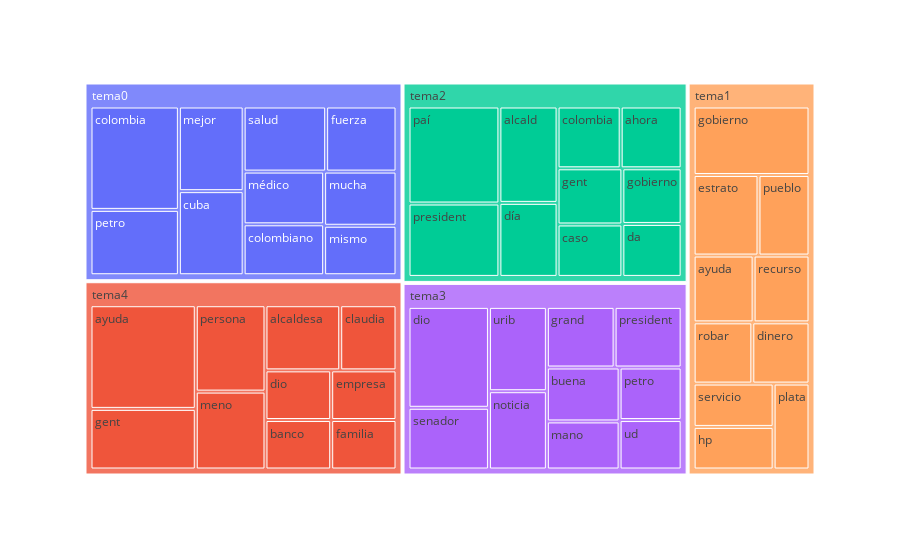

The code cell stored with this chart in its notebook:
### Code cell
fig = px.treemap(nuevo_df, path=['temas', 'valores'], values='pesos')
fig.show()

### Figure 1 — Plotly figure (JSON) as saved in the notebook; plotly's stock layout.template omitted (floating-point values rounded to 4 significant figures)
{"data": [{"branchvalues": "total", "domain": {"x": [0, 1], "y": [0, 1]}, "hovertemplate": "labels=%{label}<br>pesos=%{value}<br>parent=%{parent}<br>id=%{id}<extra></extra>", "ids": ["tema2/ahora", "tema2/alcald", "tema4/alcaldesa", "tema1/ayuda", "tema4/ayuda", "tema4/banco", "tema3/buena", "tema2/caso", "tema4/claudia", "tema0/colombia", "tema2/colombia", "tema0/colombiano", "tema0/cuba", "tema2/da", "tema1/dinero", "tema3/dio", "tema4/dio", "tema2/día", "tema4/empresa", "tema1/estrato", "tema4/familia", "tema0/fuerza", "tema2/gent", "tema4/gent", "tema1/gobierno", "tema2/gobierno", "tema3/grand", "tema1/hp", "tema3/mano", "tema0/mejor", "tema4/meno", "tema0/mismo", "tema0/mucha", "tema0/médico", "tema3/noticia", "tema2/paí", "tema4/persona", "tema0/petro", "tema3/petro", "tema1/plata", "tema2/president", "tema3/president", "tema1/pueblo", "tema1/recurso", "tema1/robar", "tema0/salud", "tema3/senador", "tema1/servicio", "tema3/ud", "tema3/urib", "tema0", "tema1", "tema2", "tema3", "tema4"], "labels": ["ahora", "alcald", "alcaldesa", "ayuda", "ayuda", "banco", "buena", "caso", "claudia", "colombia", "colombia", "colombiano", "cuba", "da", "dinero", "dio", "dio", "día", "empresa", "estrato", "familia", "fuerza", "gent", "gent", "gobierno", "gobierno", "grand", "hp", "mano", "mejor", "meno", "mismo", "mucha", "médico", "noticia", "paí", "persona", "petro", "petro", "plata", "president", "president", "pueblo", "recurso", "robar", "salud", "senador", "servicio", "ud", "urib", "tema0", "tema1", "tema2", "tema3", "tema4"], "name": "", "parents": ["tema2", "tema2", "tema4", "tema1", "tema4", "tema4", "tema3", "tema2", "tema4", "tema0", "tema2", "tema0", "tema0", "tema2", "tema1", "tema3", "tema4", "tema2", "tema4", "tema1", "tema4", "tema0", "tema2", "tema4", "tema1", "tema2", "tema3", "tema1", "tema3", "tema0", "tema4", "tema0", "tema0", "tema0", "tema3", "tema2", "tema4", "tema0", "tema3", "tema1", "tema2", "tema3", "tema1", "tema1", "tema1", "tema0", "tema3", "tema1", "tema3", "tema3", "", "", "", "", ""], "type": "treemap", "values": [126.4, 188.1, 163.5, 130.8, 366.5, 109.2, 132.5, 114, 123.2, 305.6, 130.9, 137.1, 182.2, 105.3, 114.3, 274.2, 109.6, 144.5, 108.9, 170.6, 108.6, 153.2, 122.1, 214.3, 259.1, 110.6, 138.7, 111.2, 118.1, 183.4, 182.4, 119.8, 131.2, 141.9, 153.3, 295.8, 202.2, 193.2, 110.1, 100.7, 223.7, 137.3, 134.2, 121.9, 117.3, 179.6, 167.7, 113.2, 103.7, 165.1, 1727.0, 1373.0, 1561.0, 1501.0, 1688.0]}], "layout": {"legend": {"tracegroupgap": 0}, "margin": {"t": 60}}}
